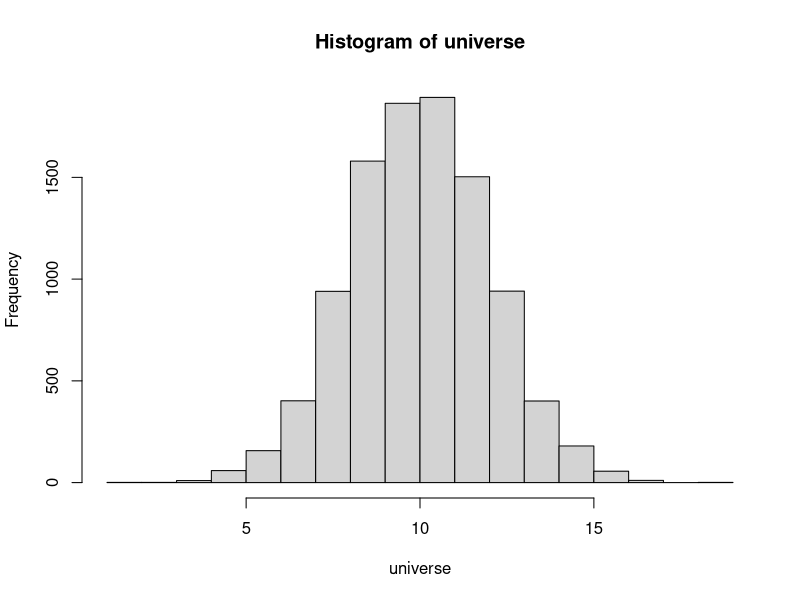
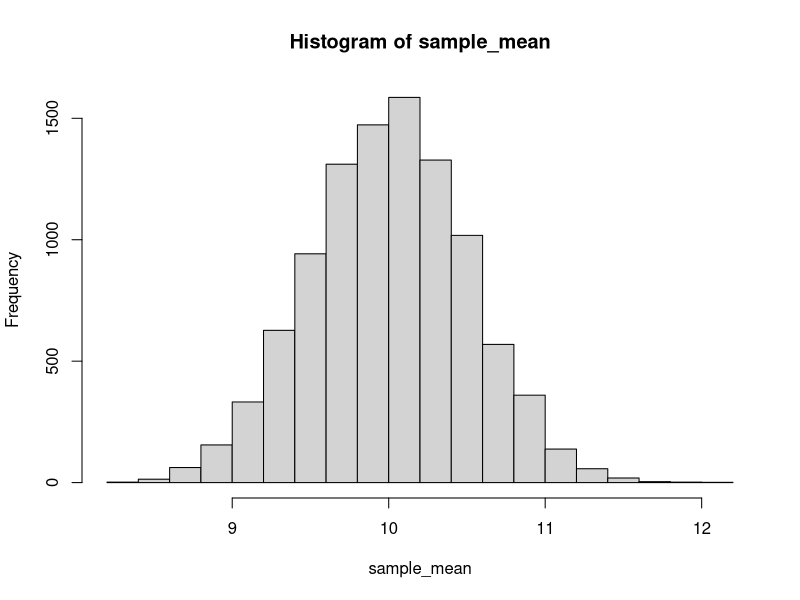
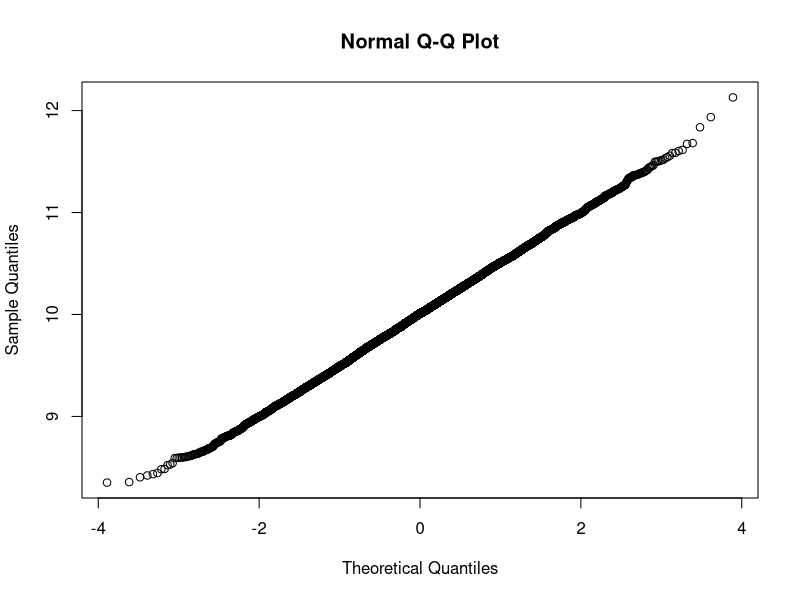
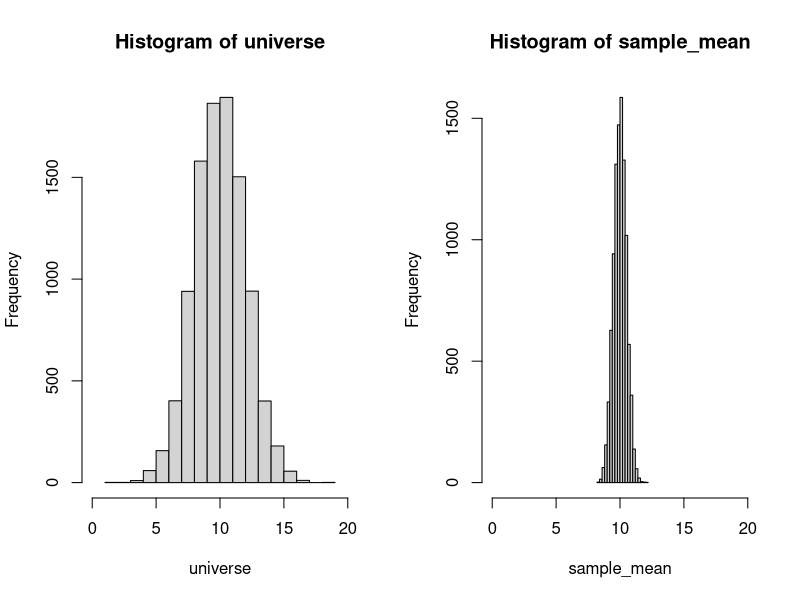
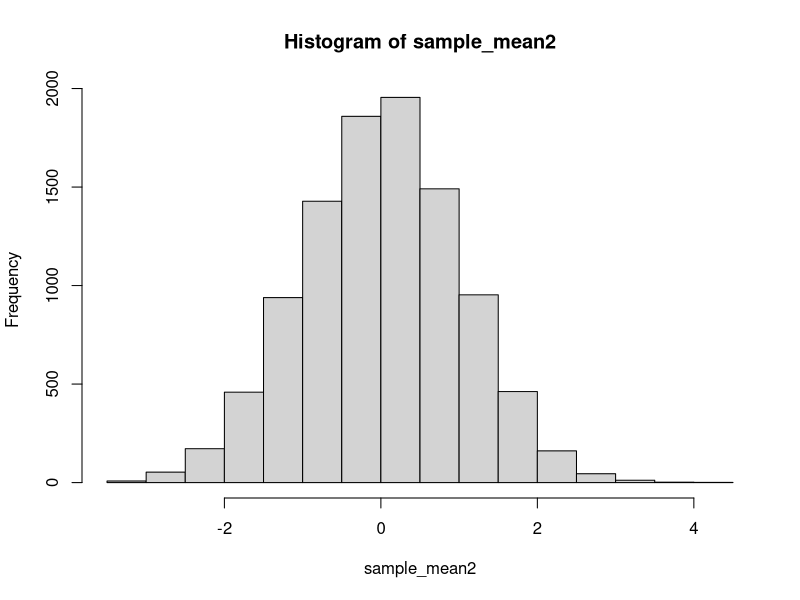
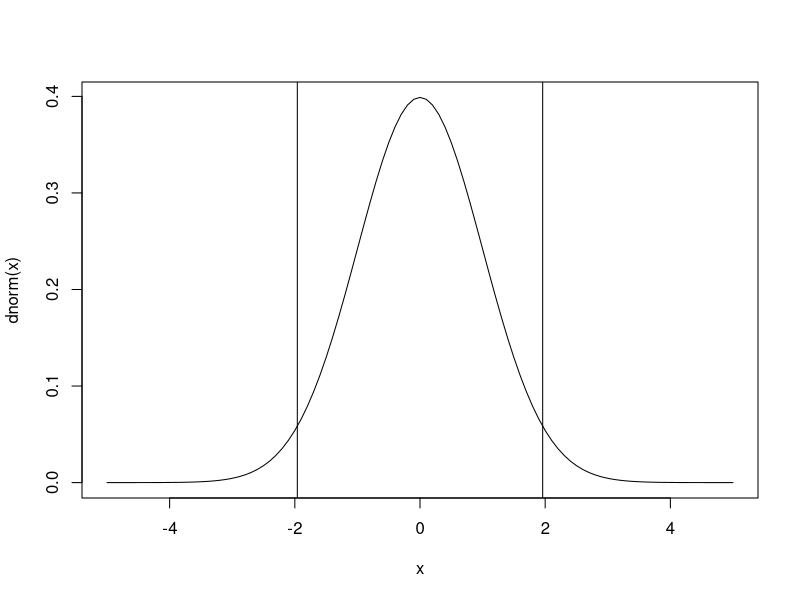

Write the R code that produced these figures, in order.
## ---- chunk 1
size_universe=10000
mu <- 10
sigma <- 2
universe = rnorm(size_universe, mean=mu, sd=sigma)
cat("First 5 random numbers", head(universe, 5), "\n" )
## ---- chunk 2
cat("Mean of the universe:", mean(universe), "\n")
cat("Standard Deviation of the universe:", sd(universe), "\n")
hist(universe)
## ---- chunk 3
sample_size <- 16 # Sample size
my_sample <- sample(universe, sample_size)
head(my_sample, 5) # Print the first 5 elements of the sample on the screen
## ---- chunk 4
cat("Mean of the sample:", mean(my_sample), "\n")
cat("Standard Deviation of the sample:", sd(my_sample), "\n")
## ---- chunk 5
n_iterations <-  10000 # Number of times that we repeat
sample_mean <-  NULL
for (i in 1:n_iterations) {
    my_sample <- sample(universe, sample_size)
    x_bar <- mean(my_sample)
    sample_mean <- c(sample_mean, x_bar)
}
cat("Mean of the sampling distribution:", mean(sample_mean), "\n")
cat("Standard Deviation of the sampling distribution:", sd(sample_mean), "\n")
hist(sample_mean)
## ---- chunk 6
qqnorm(sample_mean)
## ---- chunk 7
par(mfrow = c(1, 2))
hist(universe, freq = TRUE, xlim = c(mu - 5 * sigma, mu + 5 * sigma))
hist(sample_mean, freq = TRUE, xlim = c(mu - 5 * sigma, mu + 5 * sigma))
par(mfrow = c(1, 1))
## ---- chunk 8
cat("Mean of the universe:", mean(universe), "\n")
cat("Mean of the sampling distribution:", mean(sample_mean), "\n")
## ---- chunk 9
cat("Standard Deviation of the sampling distribution:", sd(sample_mean), "\n")
cat("Theoretical value of its standard deviation:", sigma / sqrt(sample_size), "\n")
## ---- chunk 10
sample_mean2 <- (sample_mean - mu) / (sigma / sqrt(sample_size) )
cat("Mean of sample_mean2:", mean(sample_mean2), "\n")
cat("SD of sample_mean2:", sd(sample_mean2), "\n")
hist(sample_mean2)
## ---- chunk 11
alpha = 0.05
curve(dnorm(x), from = -5, to = 5)
abline(v = qnorm(alpha / 2)); abline(v = qnorm(1 -alpha / 2))
## ---- chunk 12
# Define a function for the confidence interval for estimating the mean of a normal distribution
# when we have a sample of n data points and we know the mean sigma of the universe
conf.int.z <- function(xbar, sigma, n, alpha) {
    
    d <- qnorm(1 - alpha / 2) * sigma / sqrt(n) 
    
    cat("With", 1-alpha, "certainty the mean mu lies between", xbar, "+/-", d,  "\n")
    cat("With", 1-alpha, "certainty the mean mu lies between", xbar -d, "and", xbar + d, "\n")

    return(d)
    
}


# Test the function. Example 10.4, Dürr, Meyer.
conf.int.z(xbar = 80.50, sigma = 2.2, n = 40, alpha = 0.05)

